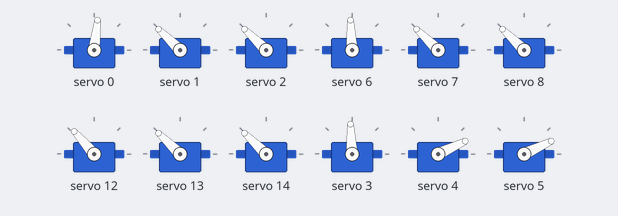
The sketch below on a simulated Arduino Uno, built with avr-gcc and run on an emulated ATmega328P. On the bench: 12 × servo. What the sketch prints to the serial monitor is not drawn.

Above: at 0.05 s.
At 1.05 s:
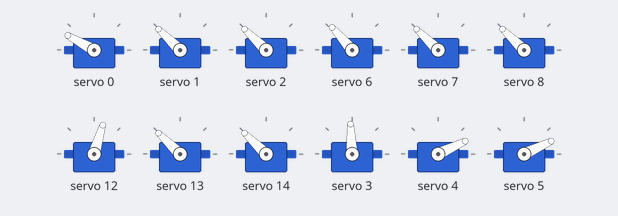
At 2.05 s:
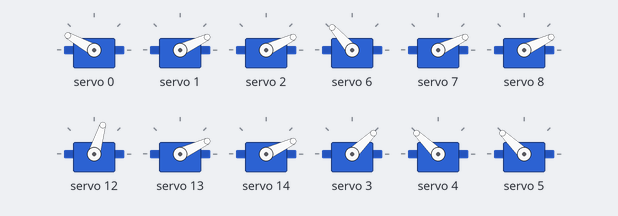
At 3.1 s:
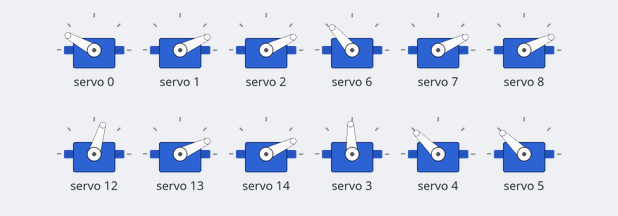
At 4.05 s:
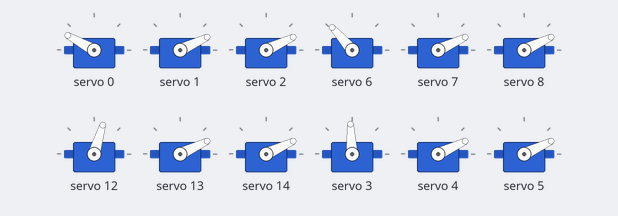
Timing chart, 0 to 5.3 s (numbered marks = the images above):
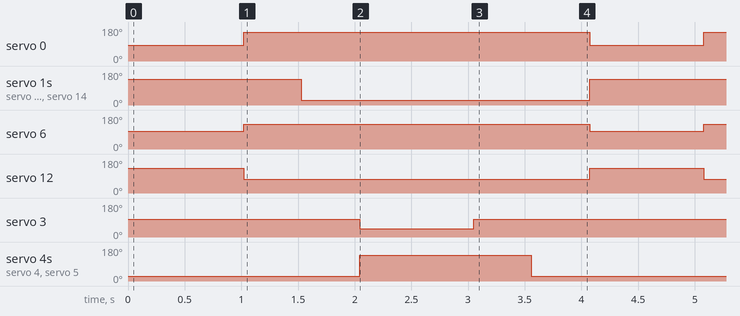

Measured:
- by itself, servo 0: alternates 151° for 3.1 s and 83° for 1.0 s
- by itself, servo 1, servo 2, servo 7, servo 8, servo 13, servo 14, servo 4, servo 5: alternates 136° for 1.5 s and 25° for 2.5 s
- by itself, servo 6: alternates 131° for 3.1 s and 93° for 1.0 s
- by itself, servo 12: alternates 131° for 1.0 s and 73° for 3.1 s
- by itself, servo 3: alternates 93° for 3.1 s and 44° for 1.0 s

The sketch:

six_legged_walking.ino
```cpp
#include <Wire.h>
#include <Adafruit_PWMServoDriver.h>

// Initialize two PCA9685 boards
Adafruit_PWMServoDriver pwm1 = Adafruit_PWMServoDriver(0x40); // Default address
Adafruit_PWMServoDriver pwm2 = Adafruit_PWMServoDriver(0x41);

#define SERVOMIN  123  // Min pulse width out of 4096
#define SERVOMAX  492  // Max pulse width out of 4096
#define SERVO_FREQ 50  // Servo frequency (50Hz)

// Servo numbers for leg 1
#define LEG1_HIP_SERVO 0
#define LEG1_KNEE_SERVO 1
#define LEG1_ANKLE_SERVO 2

// Servo numbers for leg 2
#define LEG2_HIP_SERVO 3
#define LEG2_KNEE_SERVO 4
#define LEG2_ANKLE_SERVO 5

// Servo numbers for leg 3
#define LEG3_HIP_SERVO 6
#define LEG3_KNEE_SERVO 7
#define LEG3_ANKLE_SERVO 8

// Servo numbers for leg 4
#define LEG4_HIP_SERVO 9
#define LEG4_KNEE_SERVO 10
#define LEG4_ANKLE_SERVO 11

// Servo numbers for leg 5
#define LEG5_HIP_SERVO 12
#define LEG5_KNEE_SERVO 13
#define LEG5_ANKLE_SERVO 14

// Servo numbers for leg 6
#define LEG6_HIP_SERVO 0
#define LEG6_KNEE_SERVO 1  // This is on the second board (pwm2)
#define LEG6_ANKLE_SERVO 2 // This is also on the second board (pwm2)

// Define optimal hip angles for forward and backward movement for each leg
int forwardHipAngles[6] = {80, 40, 90, 130, 130, 150}; // Replace with actual forward angles for each leg
int backwardHipAngles[6] = {150, 90, 130, 90, 70, 120}; // Replace with actual backward angles for each leg

void setup() {
  Serial.begin(9600);
  Serial.println("Single Leg Test!");

  pwm1.begin();
  pwm1.setPWMFreq(SERVO_FREQ);
  pwm2.begin();
  pwm2.setPWMFreq(SERVO_FREQ);
}

// Function to control a specific servo on a specific board
void setServo(Adafruit_PWMServoDriver &driver, uint8_t servoNum, int angle) {
  int pulseWidth = map(angle, 0, 180, SERVOMIN, SERVOMAX);
  driver.setPWM(servoNum, 0, pulseWidth);
}

// Function to move a single leg
void moveLeg(int leg, int hipAngle, int kneeAngle, int ankleAngle) {
  switch (leg) {
    case 1:
      setServo(pwm1, LEG1_HIP_SERVO, hipAngle);
      setServo(pwm1, LEG1_KNEE_SERVO, kneeAngle);
      setServo(pwm1, LEG1_ANKLE_SERVO, ankleAngle);
      break;
    case 2:
      setServo(pwm1, LEG2_HIP_SERVO, hipAngle);
      setServo(pwm1, LEG2_KNEE_SERVO, kneeAngle);
      setServo(pwm1, LEG2_ANKLE_SERVO, ankleAngle);
      break;
    case 3:
      setServo(pwm1, LEG3_HIP_SERVO, hipAngle);
      setServo(pwm1, LEG3_KNEE_SERVO, kneeAngle);
      setServo(pwm1, LEG3_ANKLE_SERVO, ankleAngle);
      break;
    case 4:
      setServo(pwm1, LEG4_HIP_SERVO, hipAngle);
      setServo(pwm1, LEG4_KNEE_SERVO, kneeAngle);
      setServo(pwm1, LEG4_ANKLE_SERVO, ankleAngle);
      break;
    case 5:
      setServo(pwm1, LEG5_HIP_SERVO, hipAngle);
      setServo(pwm1, LEG5_KNEE_SERVO, kneeAngle);
      setServo(pwm1, LEG5_ANKLE_SERVO, ankleAngle);
      break;
    case 6:
      setServo(pwm2, LEG6_HIP_SERVO, hipAngle);
      setServo(pwm2, LEG6_KNEE_SERVO, kneeAngle);
      setServo(pwm2, LEG6_ANKLE_SERVO, ankleAngle);
      break;
  }
}

// Define the new groups of legs
int groupA[3] = {1, 3, 5}; // Legs 1, 3, 5
int groupB[3] = {2, 4, 6}; // Legs 2, 4, 6

// Function to move a group of legs
void moveGroupWithCustomHips(int *group, int *hipAngles, int kneeAngle, int ankleAngle) {
  for (int i = 0; i < 3; i++) {
    int leg = group[i] - 1; // Adjust for array indexing
    moveLeg(group[i], hipAngles[leg], kneeAngle, ankleAngle);
  }
}

void loop() {
  // Phase 1: Spread Group A legs forward, Group B supports
  moveGroupWithCustomHips(groupA, forwardHipAngles, 135, 135);
  moveGroupWithCustomHips(groupB, backwardHipAngles, 20, 20);
  delay(1000); // Adjust timing as needed

  // Phase 2: Lift Group A legs, move HIP_SERVO to backward position
  moveGroupWithCustomHips(groupA, backwardHipAngles, 135, 135);
  delay(500); // Short delay for lifting the legs

  // Phase 3: Lower Group A legs
  moveGroupWithCustomHips(groupA, backwardHipAngles, 20, 20);
  delay(500); // Short delay for lowering the legs

  // Phase 4: Spread Group B legs forward, Group A supports
  moveGroupWithCustomHips(groupB, forwardHipAngles, 135, 135);
  moveGroupWithCustomHips(groupA, backwardHipAngles, 20, 20);
  delay(1000); // Adjust timing as needed

  // Phase 5: Lift Group B legs, move HIP_SERVO to backward position
  moveGroupWithCustomHips(groupB, backwardHipAngles, 135, 135);
  delay(500); // Short delay for lifting the legs

  // Phase 6: Lower Group B legs
  moveGroupWithCustomHips(groupB, backwardHipAngles, 20, 20);
  delay(500); // Short delay for lowering the legs
}
```
